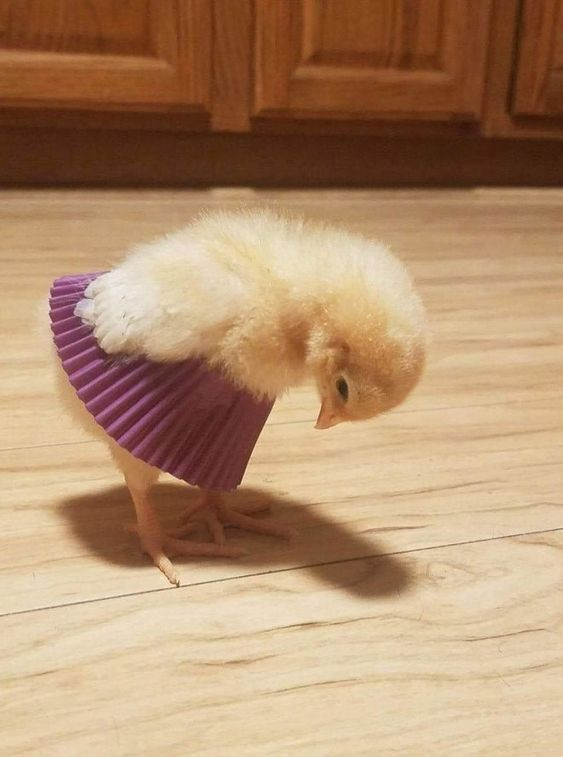
#> input picture Lista 06/Lista 06/pintinho.jpg, 563 x 757 px
$ python exercicio06.py
#> lines starting #> are read from the running program, lines starting #| are printed output that depends on the picture
from PIL import Image, ImageFilter

img1 = Image.open('pintinho.jpg')
#> img1 is the input picture: PIL image 563x757 RGB; mean R, G, B 177.9, 142, 109.3

#Emboss
#Cria uma imagem destacando as diferentes regiões como se fossem relevos de diferentes alturas

img2 = img1.filter(ImageFilter.EMBOSS)
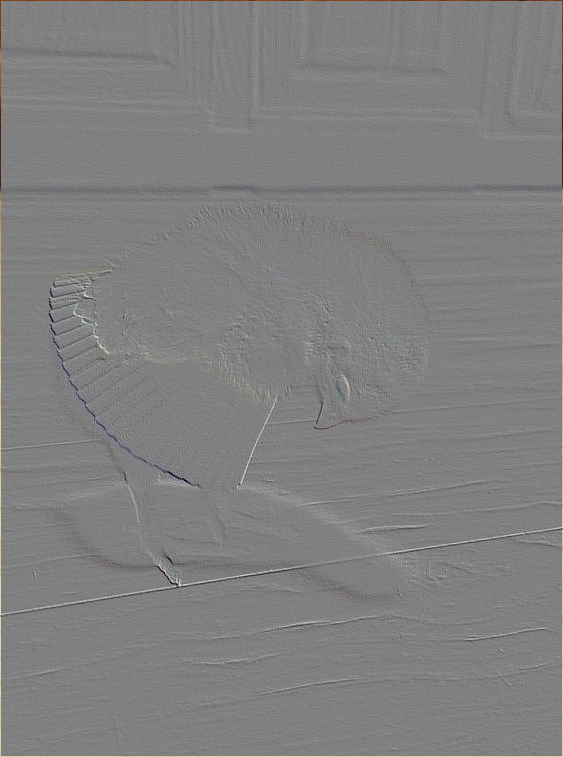
#> img2: PIL image 563x757 RGB; mean R, G, B 128.2, 127.9, 127.7

img2.save('pintinhoEmboss.jpg')
